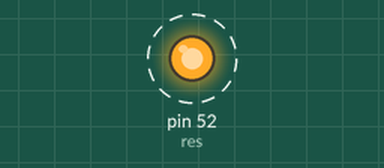
The sketch below on a simulated Arduino Mega 2560, built with avr-gcc and run on an emulated ATmega2560. Shown: output pins drawn as LEDs (lit = HIGH). Dashed ring = blinking.

Above: at 0.5 s.
Timing chart, 0 to 4.6 s (numbered marks = the images above):
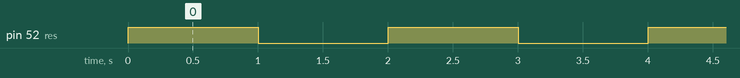

The sketch:

sketch_nov13a.ino
```cpp
const int res = 52;
void setup() {
  // put your setup code here, to run once:
  pinMode(res,OUTPUT);

}

void loop() {
  // put your main code here, to run repeatedly:
    digitalWrite(res,HIGH);
    delay(1000);
    digitalWrite(res,LOW);
    delay(1000);

}
```

Measured:
- by itself, pin 52 (res): alternates HIGH for 1.0 s and LOW for 1.0 s
